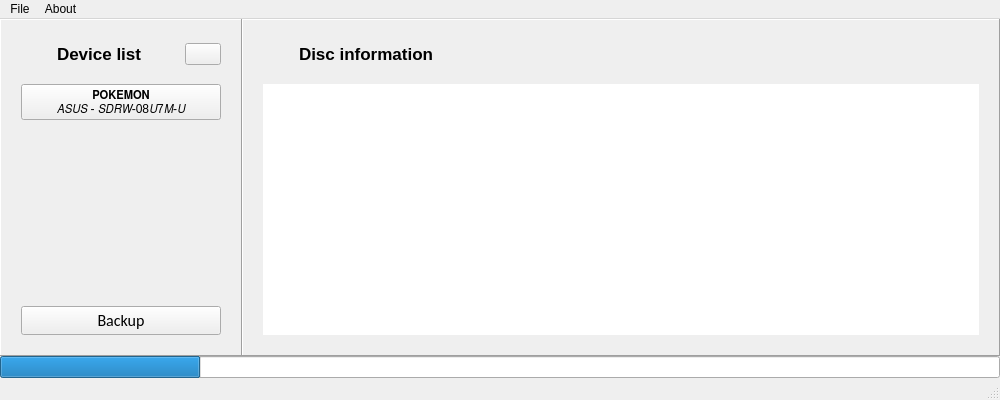
<?xml version="1.0" encoding="UTF-8"?>
<ui version="4.0">
 <class>UI</class>
 <widget class="QMainWindow" name="UI">
  <property name="geometry">
   <rect>
    <x>0</x>
    <y>0</y>
    <width>1000</width>
    <height>400</height>
   </rect>
  </property>
  <property name="windowTitle">
   <string>Slipstream</string>
  </property>
  <property name="windowIcon">
   <iconset>
    <normaloff>img/music-disc-with-luster.svg</normaloff>img/music-disc-with-luster.svg</iconset>
  </property>
  <widget class="QWidget" name="centralwidget">
   <layout class="QVBoxLayout" name="verticalLayout_6">
    <property name="spacing">
     <number>0</number>
    </property>
    <property name="leftMargin">
     <number>0</number>
    </property>
    <property name="topMargin">
     <number>0</number>
    </property>
    <property name="rightMargin">
     <number>0</number>
    </property>
    <property name="bottomMargin">
     <number>0</number>
    </property>
    <item>
     <layout class="QHBoxLayout" name="horizontalLayout">
      <property name="spacing">
       <number>0</number>
      </property>
      <item>
       <widget class="QFrame" name="deviceListFrame">
        <property name="frameShape">
         <enum>QFrame::Panel</enum>
        </property>
        <property name="frameShadow">
         <enum>QFrame::Raised</enum>
        </property>
        <layout class="QVBoxLayout" name="verticalLayout_2">
         <property name="spacing">
          <number>16</number>
         </property>
         <property name="leftMargin">
          <number>20</number>
         </property>
         <property name="topMargin">
          <number>20</number>
         </property>
         <property name="rightMargin">
          <number>20</number>
         </property>
         <property name="bottomMargin">
          <number>20</number>
         </property>
         <item>
          <layout class="QHBoxLayout" name="deviceListHeader">
           <property name="spacing">
            <number>16</number>
           </property>
           <property name="sizeConstraint">
            <enum>QLayout::SetMinimumSize</enum>
           </property>
           <item>
            <widget class="QLabel" name="discIcon">
             <property name="minimumSize">
              <size>
               <width>20</width>
               <height>20</height>
              </size>
             </property>
             <property name="maximumSize">
              <size>
               <width>20</width>
               <height>20</height>
              </size>
             </property>
             <property name="pixmap">
              <pixmap>img/music-disc-with-luster.svg</pixmap>
             </property>
             <property name="scaledContents">
              <bool>true</bool>
             </property>
            </widget>
           </item>
           <item>
            <widget class="QLabel" name="deviceListL">
             <property name="minimumSize">
              <size>
               <width>0</width>
               <height>28</height>
              </size>
             </property>
             <property name="font">
              <font>
               <family>Arial</family>
               <pointsize>13</pointsize>
               <weight>75</weight>
               <bold>true</bold>
              </font>
             </property>
             <property name="text">
              <string>Device list</string>
             </property>
            </widget>
           </item>
           <item>
            <widget class="QPushButton" name="refreshIcon">
             <property name="maximumSize">
              <size>
               <width>36</width>
               <height>16777215</height>
              </size>
             </property>
             <property name="icon">
              <iconset>
               <normaloff>img/refresh.svg</normaloff>img/refresh.svg</iconset>
             </property>
             <property name="iconSize">
              <size>
               <width>20</width>
               <height>20</height>
              </size>
             </property>
            </widget>
           </item>
          </layout>
         </item>
         <item>
          <widget class="QScrollArea" name="deviceListDevices">
           <property name="sizePolicy">
            <sizepolicy hsizetype="Minimum" vsizetype="Expanding">
             <horstretch>0</horstretch>
             <verstretch>0</verstretch>
            </sizepolicy>
           </property>
           <property name="minimumSize">
            <size>
             <width>200</width>
             <height>0</height>
            </size>
           </property>
           <property name="frameShape">
            <enum>QFrame::NoFrame</enum>
           </property>
           <property name="horizontalScrollBarPolicy">
            <enum>Qt::ScrollBarAlwaysOff</enum>
           </property>
           <property name="widgetResizable">
            <bool>true</bool>
           </property>
           <widget class="QWidget" name="deviceListDevices_2">
            <property name="geometry">
             <rect>
              <x>0</x>
              <y>0</y>
              <width>200</width>
              <height>205</height>
             </rect>
            </property>
            <layout class="QVBoxLayout" name="verticalLayout_3">
             <property name="spacing">
              <number>16</number>
             </property>
             <property name="leftMargin">
              <number>0</number>
             </property>
             <property name="topMargin">
              <number>0</number>
             </property>
             <property name="rightMargin">
              <number>0</number>
             </property>
             <property name="bottomMargin">
              <number>0</number>
             </property>
             <item>
              <widget class="QPushButton" name="exampleDevice">
               <property name="text">
                <string>𝗣𝗢𝗞𝗘𝗠𝗢𝗡
𝘈𝘚𝘜𝘚 - 𝘚𝘋𝘙𝘞-08𝘜7𝘔-𝘜</string>
               </property>
              </widget>
             </item>
             <item>
              <spacer name="deviceListSpacer">
               <property name="orientation">
                <enum>Qt::Vertical</enum>
               </property>
               <property name="sizeHint" stdset="0">
                <size>
                 <width>20</width>
                 <height>40</height>
                </size>
               </property>
              </spacer>
             </item>
            </layout>
           </widget>
          </widget>
         </item>
         <item>
          <widget class="QPushButton" name="backupButton">
           <property name="font">
            <font>
             <family>Calibri</family>
             <pointsize>12</pointsize>
             <weight>50</weight>
             <bold>false</bold>
             <stylestrategy>PreferDefault</stylestrategy>
            </font>
           </property>
           <property name="text">
            <string>Backup</string>
           </property>
          </widget>
         </item>
        </layout>
       </widget>
      </item>
      <item>
       <widget class="QFrame" name="discInfoFrame">
        <property name="frameShape">
         <enum>QFrame::Panel</enum>
        </property>
        <property name="frameShadow">
         <enum>QFrame::Raised</enum>
        </property>
        <layout class="QVBoxLayout" name="verticalLayout">
         <property name="spacing">
          <number>16</number>
         </property>
         <property name="leftMargin">
          <number>20</number>
         </property>
         <property name="topMargin">
          <number>20</number>
         </property>
         <property name="rightMargin">
          <number>20</number>
         </property>
         <property name="bottomMargin">
          <number>20</number>
         </property>
         <item>
          <layout class="QHBoxLayout" name="deviceInfoHeader">
           <property name="spacing">
            <number>16</number>
           </property>
           <property name="sizeConstraint">
            <enum>QLayout::SetMinimumSize</enum>
           </property>
           <item>
            <widget class="QLabel" name="infoIcon">
             <property name="minimumSize">
              <size>
               <width>20</width>
               <height>20</height>
              </size>
             </property>
             <property name="maximumSize">
              <size>
               <width>20</width>
               <height>20</height>
              </size>
             </property>
             <property name="pixmap">
              <pixmap>img/info-circle.svg</pixmap>
             </property>
             <property name="scaledContents">
              <bool>true</bool>
             </property>
            </widget>
           </item>
           <item>
            <widget class="QLabel" name="label_4">
             <property name="sizePolicy">
              <sizepolicy hsizetype="Preferred" vsizetype="Fixed">
               <horstretch>0</horstretch>
               <verstretch>0</verstretch>
              </sizepolicy>
             </property>
             <property name="minimumSize">
              <size>
               <width>0</width>
               <height>28</height>
              </size>
             </property>
             <property name="font">
              <font>
               <family>Arial</family>
               <pointsize>13</pointsize>
               <weight>75</weight>
               <bold>true</bold>
              </font>
             </property>
             <property name="text">
              <string>Disc information</string>
             </property>
            </widget>
           </item>
          </layout>
         </item>
         <item>
          <widget class="QTreeWidget" name="discInfoList">
           <property name="frameShape">
            <enum>QFrame::NoFrame</enum>
           </property>
           <property name="sizeAdjustPolicy">
            <enum>QAbstractScrollArea::AdjustToContents</enum>
           </property>
           <property name="selectionBehavior">
            <enum>QAbstractItemView::SelectItems</enum>
           </property>
           <property name="columnCount">
            <number>2</number>
           </property>
           <attribute name="headerVisible">
            <bool>false</bool>
           </attribute>
           <attribute name="headerCascadingSectionResizes">
            <bool>true</bool>
           </attribute>
           <attribute name="headerMinimumSectionSize">
            <number>175</number>
           </attribute>
           <attribute name="headerStretchLastSection">
            <bool>false</bool>
           </attribute>
           <column>
            <property name="text">
             <string>Name</string>
            </property>
           </column>
           <column>
            <property name="text">
             <string>Value</string>
            </property>
           </column>
          </widget>
         </item>
        </layout>
       </widget>
      </item>
     </layout>
    </item>
    <item>
     <widget class="QProgressBar" name="progressBar">
      <property name="value">
       <number>20</number>
      </property>
      <property name="textVisible">
       <bool>false</bool>
      </property>
     </widget>
    </item>
   </layout>
  </widget>
  <widget class="QStatusBar" name="statusbar"/>
  <widget class="QMenuBar" name="menubar">
   <property name="geometry">
    <rect>
     <x>0</x>
     <y>0</y>
     <width>1000</width>
     <height>21</height>
    </rect>
   </property>
   <widget class="QMenu" name="menuFile">
    <property name="title">
     <string>File</string>
    </property>
    <widget class="QMenu" name="menuOpen_Recent">
     <property name="title">
      <string>Open Recent</string>
     </property>
     <addaction name="actionUntitled_txt"/>
    </widget>
    <addaction name="actionOpen"/>
    <addaction name="menuOpen_Recent"/>
    <addaction name="separator"/>
    <addaction name="actionExit"/>
   </widget>
   <widget class="QMenu" name="menuAbout">
    <property name="title">
     <string>About</string>
    </property>
   </widget>
   <addaction name="menuFile"/>
   <addaction name="menuAbout"/>
  </widget>
  <action name="actionOpen">
   <property name="text">
    <string>Open</string>
   </property>
  </action>
  <action name="actionExit">
   <property name="text">
    <string>Exit</string>
   </property>
  </action>
  <action name="actionUntitled_txt">
   <property name="text">
    <string>Untitled.txt</string>
   </property>
  </action>
 </widget>
 <resources/>
 <connections/>
</ui>
